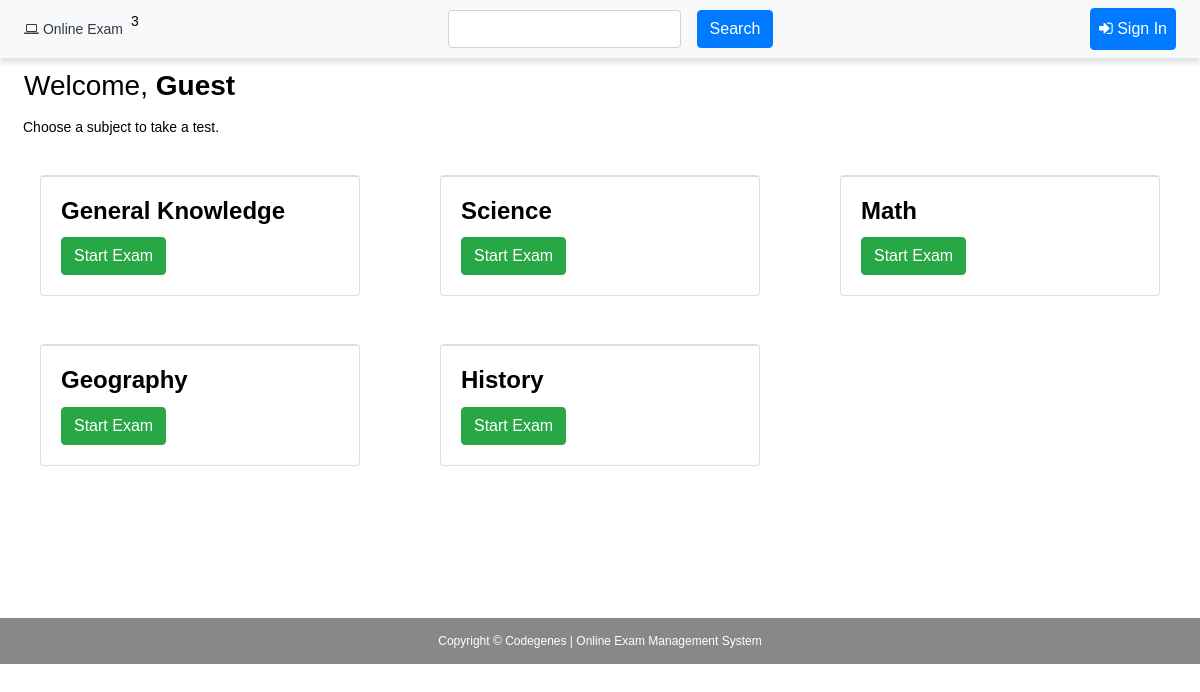
The page / on the database its author committed.
### tables this page shows
CREATE TABLE IF NOT EXISTS `subjects` (
  `id` int(11) NOT NULL AUTO_INCREMENT,
  `name` varchar(255) NOT NULL,
  PRIMARY KEY (`id`)
);

### templates/subject.php (the view)
<div class="col-md-4 col-sm-6 my-4">
	<div class="card m-auto event" style="width: 20rem;">
		<div class="card-body">
			<h4 class="card-title"><?php echo $r['name']; ?></h4>
			<a href="<?= $server; ?>components/exam/index.php?sub=<?= $r['id'];?>" class="btn btn-success">Start Exam</a>
		</div>
	</div>
</div>

### index.php (shortened to what this page needs)
<?php
require_once ('connect.php');
?>
<?php require('templates/header.php') ?>
	<div class="d-flex mt-4 mx-4">
        <h3 class="row">Welcome,&nbsp;
        	<b><?php
			if ($user_logged) {
				$user_id = ($_SESSION['id']);
				$select_sql = "SELECT name FROM `users` WHERE id='$user_id'";
				$result = mysqli_query($connection, $select_sql);
				if ($result->num_rows > 0) {
					$row = mysqli_fetch_assoc($result);
					echo $row["name"];
					if (!$row["name"]) {
						 echo "Guest";
					}
				}
			} else {
			    echo "Guest";
			}
        	?></b>
        </h3>
    </div>
    <div class="d-flex m-2">
		Choose a subject to take a test.
	</div>
	<div class="row main-section">
      <?php
		$SelSql = "SELECT * FROM `subjects`";
		$res = mysqli_query($connection, $SelSql);
		$num_of_rows = mysqli_num_rows($res);
		if ($num_of_rows > 0) {
		    while($num_of_rows > 0) {
		    	$num_of_rows--;
		    	$r = mysqli_fetch_assoc($res);
		        include('templates/subject.php');
		    }
		} else {
		    echo '<div class="container">No Subjects Available</div>';
		}
	?>
	</div>
<?php require('templates/footer.php') ?>

### css/style.css (style rules this page uses)
* { color: black; }
html, body { height: 100%; }
.card-body { border-top: 1px solid #ddd; }
.card-title, .description { font-weight: 600; font-size: 1.5rem; }

### templates/header.php (style rules this page uses)
body { font: 14px sans-serif; }

### rows shown on the page
subjects: name "General Knowledge"
subjects: name "Science"
subjects: name "Math"
subjects: name "Geography"
subjects: name "History"
